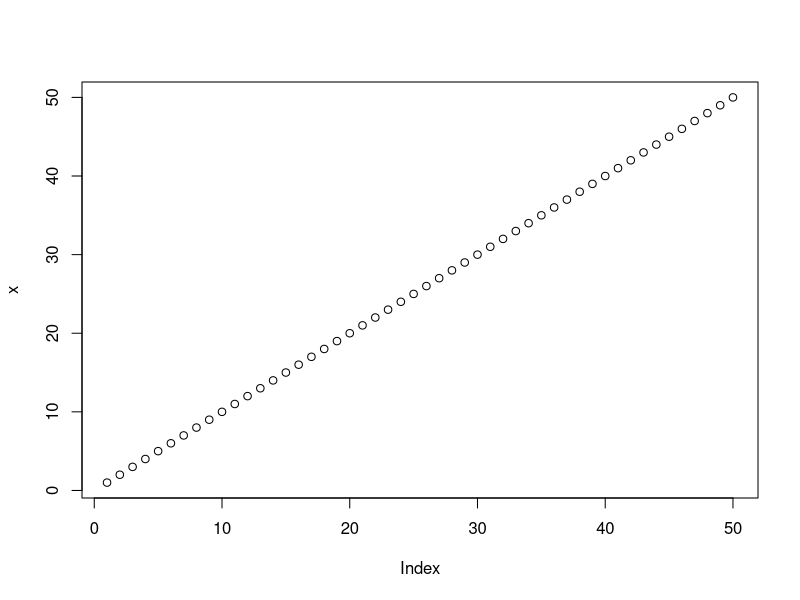
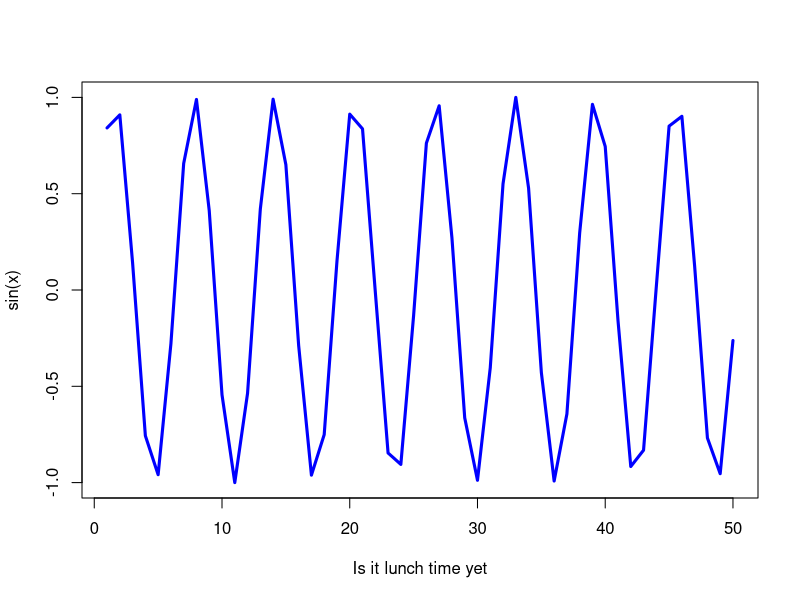

Source code (R) for these figures, in order:
#' ---
#' title: "Class 04"
#' author: "Kate Ruiz"
#' date: "January 16th, 2026"
#' ---
x <- 1:50
plot(x)
plot (x, sin(x), typ="l", col="blue", lwd=3, xlab="Is it lunch time yet")
